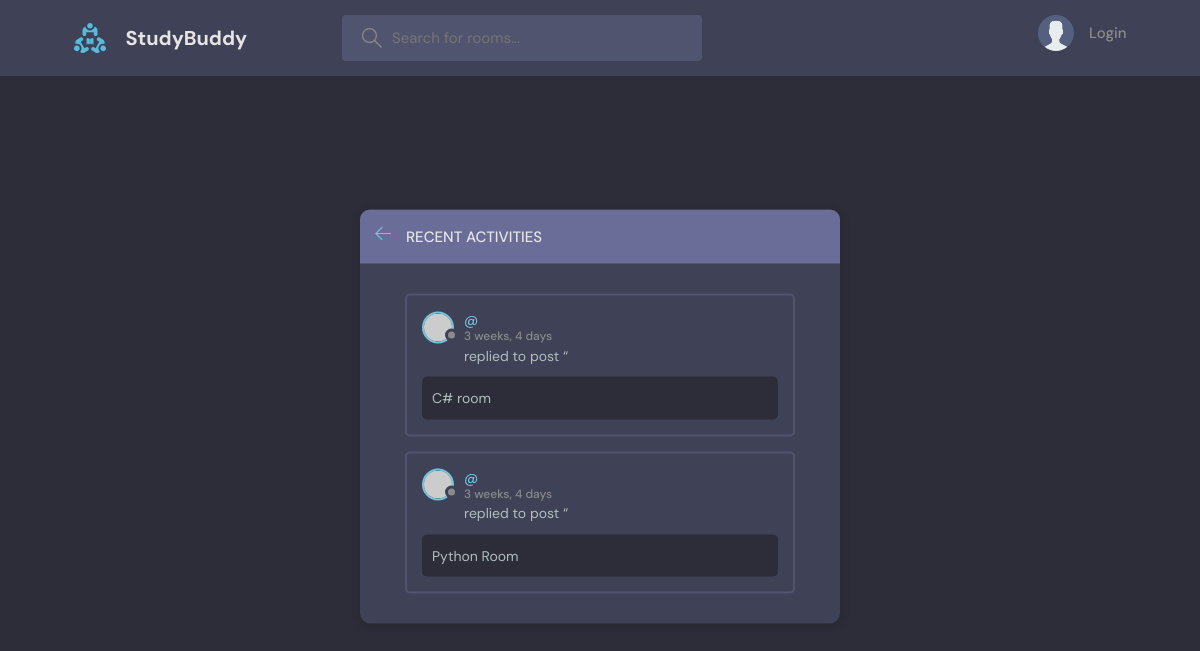
Before: /activity with the older database file.
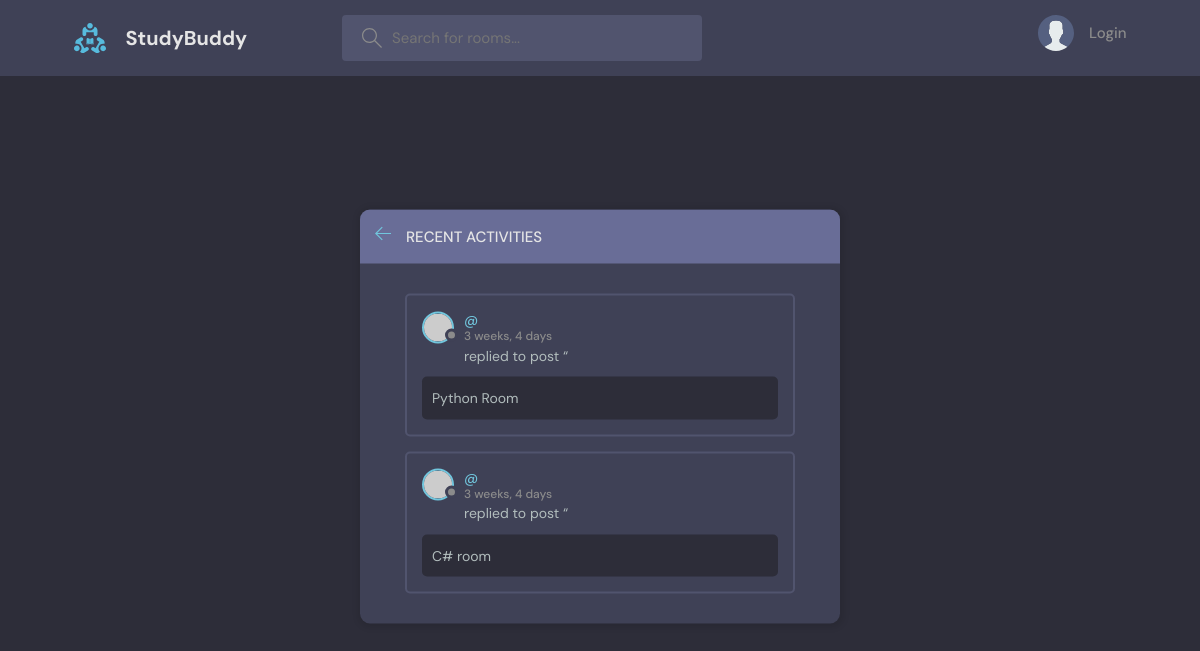
After: the same page with the newer database file.
### base/models.py (models this page shows)
class Room(models.Model):
    host=models.ForeignKey(User,on_delete=models.SET_NULL,null=True)
    topic=models.ForeignKey(Topic,on_delete=models.SET_NULL,null=True)
    name=models.CharField(max_length=200)
    participants=models.ManyToManyField(User,related_name="participants",blank=True)
    description=models.TextField(null=True,blank=True)
    updated=models.DateTimeField(auto_now=True)
    created=models.DateTimeField(auto_now_add=True)
    class Meta():
        ordering=['-updated','-created']
    def __str__(self):
        return self.name

### base/views.py (the view)
# urls.py: path("activity", views.activityPage, name="activity"),
def activityPage(req):
    room_messages=Room.objects.all()
    context={'room_messages':room_messages}
    return render(req,"base/activity.html",context)

### base/templates/base/activity.html (shortened to what this page needs)
{%extends 'main.html'%} {%block content%}
<main class="layout">
  <div class="container">
    <div class="layout__box">
      <div class="layout__boxHeader">
        <div class="layout__boxTitle">
          <a href="{% url 'home' %}">
            <svg
              version="1.1"
              xmlns="http://www.w3.org/2000/svg"
              width="32"
              height="32"
              viewBox="0 0 32 32"
            >
              <title>arrow-left</title>
              <path
                d="M13.723 2.286l-13.723 13.714 13.719 13.714 1.616-1.611-10.96-10.96h27.625v-2.286h-27.625l10.965-10.965-1.616-1.607z"
              ></path>
            </svg>
          </a>
          <h3>Recent Activities</h3>
        </div>
      </div>
      <div class="activities-page layout__body">
        {% for message in room_messages %}
        <div class="activities__box">
          <div class="activities__boxHeader roomListRoom__header">
            <a
              href="{%url 'user-profile' message.user.id %}"
              class="roomListRoom__author"
            >
              <div class="avatar avatar--small">
                <img src="https://randomuser.me/api/portraits/women/11.jpg" />
              </div>
              <p>
                @{{message.user}}
                <span>{{message.created|timesince}}</span>
              </p>
            </a>
          </div>
          <div class="activities__boxContent">
            <p>
              replied to post “
            </p>
            <div class="activities__boxRoomContent">{{message}}</div>
          </div>
        </div>
        {% endfor %}
      </div>
    </div>
  </div>
</main>
{% endblock content%}

Changed rows visible on the page:
changed Room "Python Room": moves up the list
